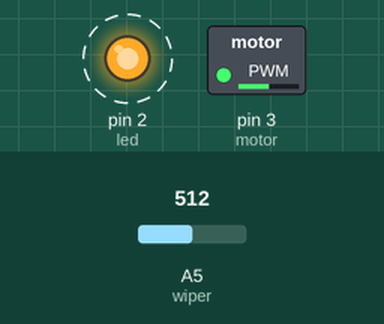
A sketch run on a simulated Arduino Uno, built with avr-gcc and run on an emulated ATmega328P. Parts: switched loads named in the sketch (green lamp = pin HIGH), output pins drawn as LEDs (lit = HIGH). Dashed ring = blinking. The test bench sets the inputs (shaded band); at power-on: A5 (wiper) = 512.

Above: at 1.5 s.
1.6 s: A5 (wiper) set to 122
At 1.92 s:
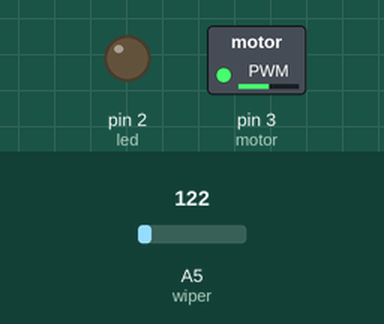
5.0 s: A5 (wiper) set to 306
At 5.61 s:
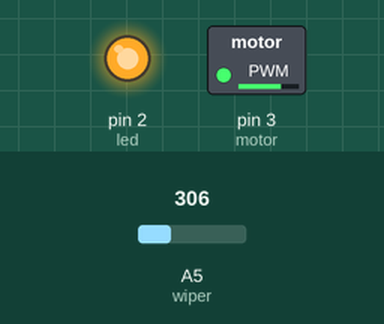
8.4 s: A5 (wiper) set to 900
At 10.1 s:
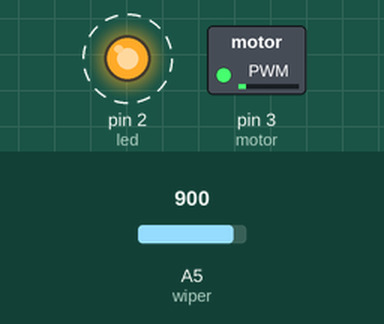
Timing chart, 0 to 17.8 s (numbered marks = the images above; inputs shaded):
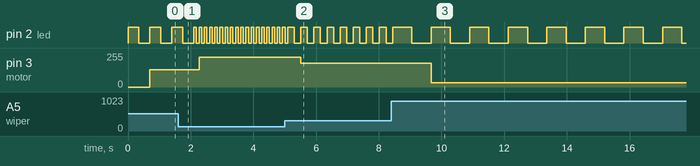

The sketch:

Motor_de_CC.ino
```cpp
int led = 2;
int motor = 3;
int wiper = A5;

int wiperVal;
int pwm3;
int ledBlnk;

void setup()
{
  Serial.begin(9600);
  pinMode(led, OUTPUT);
  pinMode(motor, OUTPUT);

}

void loop()
{
  wiperVal = analogRead(wiper);
  ledBlnk = map(wiperVal, 0, 1023, 0, 700);
  digitalWrite(led, HIGH);

  delay(ledBlnk);

  digitalWrite(led, LOW);

  delay(ledBlnk);

  pwm3 = map(wiperVal, 0, 1023, 255, 0);
  analogWrite(motor, pwm3);

}
```

Measured:
- after the input at 1.6 s, pin 3 (motor): 128/255 → 225/255 after 0.67 s
- after the input at 5.0 s, pin 3 (motor): 225/255 → 179/255 after 0.51 s
- after the input at 8.4 s, pin 2 (led): alternates HIGH for 0.62 s and LOW for 0.62 s, starting after 0.65 s; pin 3 (motor): 179/255 → 31/255 after 1.3 s
- by itself, pin 2 (led): repeats every 0.42 s: HIGH 0.21 s, LOW 0.21 s
